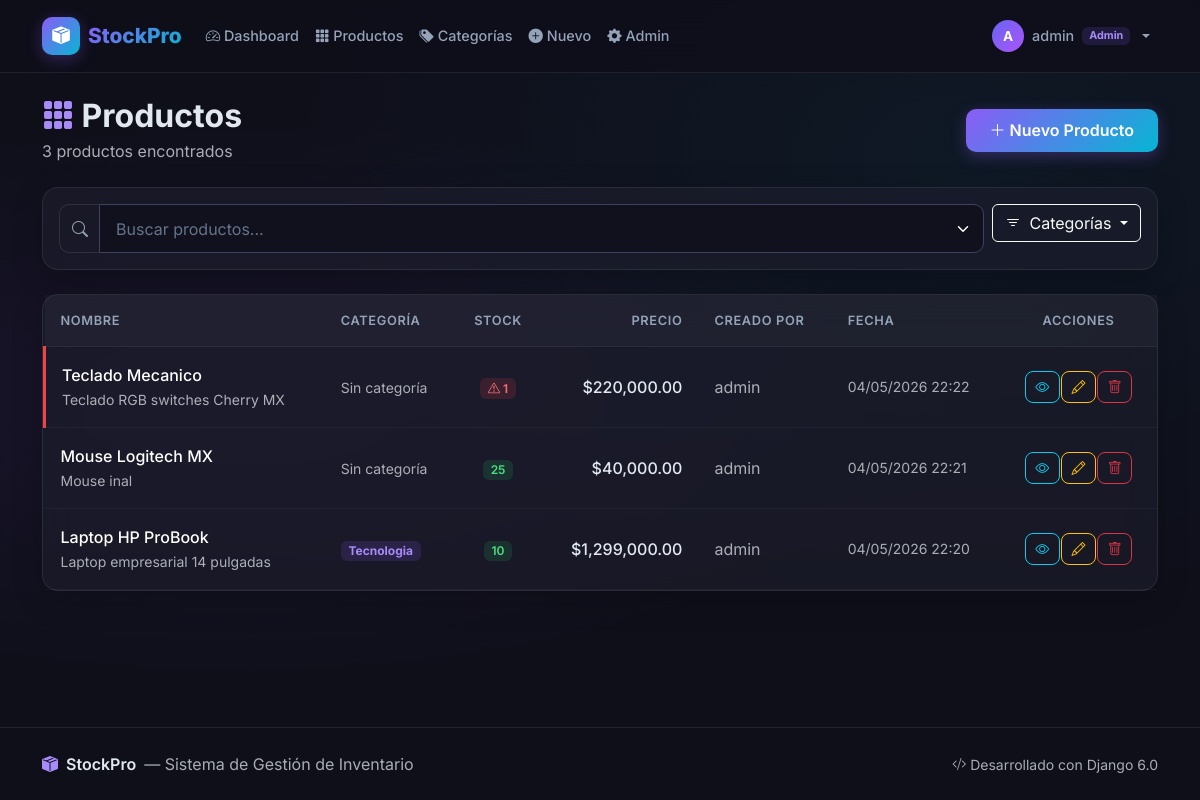
The page /productos/ (signed in) on the database its author committed.
### inventario/models.py (models this page shows, shortened)
class Producto(models.Model):
    nombre = models.CharField(
        max_length=200,
        verbose_name='Nombre del producto'
    )
    descripcion = models.TextField(
        blank=True,
        default='',
        verbose_name='Descripción'
    )
    cantidad = models.PositiveIntegerField(
        default=0,
        verbose_name='Cantidad en stock'
    )
    precio = models.DecimalField(
        max_digits=10,
        decimal_places=2,
        verbose_name='Precio unitario'
    )
    fecha_creacion = models.DateTimeField(
        auto_now_add=True,
        verbose_name='Fecha de creación'
    )
    fecha_actualizacion = models.DateTimeField(
        auto_now=True,
        verbose_name='Última actualización'
    )
    usuario = models.ForeignKey(
        User,
        on_delete=models.CASCADE,
        related_name='productos',
        verbose_name='Creado por'
    )
    categoria = models.ForeignKey(
        Categoria,
        on_delete=models.SET_NULL,
        null=True,
        blank=True,
        related_name='productos',
        verbose_name='Categoría'
    )
    class Meta:
        ordering = ['-fecha_creacion']
        verbose_name = 'Producto'
        verbose_name_plural = 'Productos'
    @property
    def stock_bajo(self):
        umbral = getattr(settings, 'STOCK_BAJO_UMBRAL', 5)
        return self.cantidad < umbral

class Categoria(models.Model):
    nombre = models.CharField(
        max_length=100,
        unique=True,
        verbose_name='Nombre de la categoría'
    )
    descripcion = models.TextField(
        blank=True,
        default='',
        verbose_name='Descripción'
    )
    class Meta:
        verbose_name = 'Categoría'
        verbose_name_plural = 'Categorías'
        ordering = ['nombre']

### inventario/views.py (the view)
# urls.py: path('productos/', views.producto_lista, name='producto_lista'),
@login_required
def producto_lista(request):
    if request.user.is_staff:
        productos = Producto.objects.all()
    else:
        productos = Producto.objects.filter(usuario=request.user)
    query = request.GET.get('q', '').strip()
    if query:
        productos = productos.filter(
            Q(nombre__icontains=query) | Q(descripcion__icontains=query)
        )
    categoria_id = request.GET.get('categoria')
    if categoria_id:
        productos = productos.filter(categoria_id=categoria_id)
    paginator = Paginator(productos, 10)
    page_number = request.GET.get('page')
    page_obj = paginator.get_page(page_number)
    context = {
        'page_obj': page_obj,
        'query': query,
        'total_resultados': paginator.count,
        'categorias': Categoria.objects.all(),
        'categoria_actual': int(categoria_id) if categoria_id and categoria_id.isdigit() else None,
    }
    return render(request, 'inventario/producto_list.html', context)

### templates/inventario/producto_list.html (shortened to what this page needs)
{% extends 'base.html' %}
{% load inventario_tags %}
{% block content %}
<div class="d-flex flex-column flex-md-row justify-content-between align-items-start align-items-md-center mb-4 gap-3">
    <div>
        <h1 class="h2 fw-bold mb-1"><i class="bi bi-grid-3x3-gap-fill text-purple"></i> Productos</h1>
        <p class="text-muted mb-0">{{ total_resultados }} producto{{ total_resultados|pluralize:"s" }} encontrado{{ total_resultados|pluralize:"s" }}</p>
    </div>
    <a href="{% url 'producto_crear' %}" class="btn btn-gradient" id="btn-nuevo-lista">
        <i class="bi bi-plus-lg"></i> Nuevo Producto
    </a>
</div>
<div class="card glass-card mb-4">
    <div class="card-body p-3">
        <form method="get" action="{% url 'producto_lista' %}" class="d-flex gap-2" id="search-form">
            <div class="input-group">
                <span class="input-group-text bg-transparent border-end-0"><i class="bi bi-search"></i></span>
                <input type="text" name="q" value="{{ query }}" class="form-control border-start-0"
                       placeholder="Buscar productos..." id="search-input" autocomplete="off">
            </div>
            <div class="dropdown" id="category-dropdown-container">
                <button class="btn btn-outline-light dropdown-toggle" type="button" data-bs-toggle="dropdown" aria-expanded="false">
                    <i class="bi bi-filter me-1"></i>
                    {% if categoria_actual %}
                        {% for cat in categorias %}{% if cat.id == categoria_actual %}{{ cat.nombre }}{% endif %}{% endfor %}
                    {% else %}
                        Categorías
                    {% endif %}
                </button>
            </div>
        </form>
    </div>
</div>
{% if page_obj %}
<div class="card glass-card">
    <div class="card-body p-0">
        <div class="table-responsive">
            <table class="table table-custom mb-0" id="tabla-productos">
                <thead>
                    <tr>
                        <th>Nombre</th>
                        <th>Categoría</th>
                        <th class="text-center">Stock</th>
                        <th class="text-end">Precio</th>
                        <th class="d-none d-md-table-cell">Creado por</th>
                        <th class="d-none d-lg-table-cell">Fecha</th>
                        <th class="text-center">Acciones</th>
                    </tr>
                </thead>
                <tbody>
                    {% for producto in page_obj %}
                    <tr class="{% if producto.stock_bajo %}row-stock-bajo{% endif %}" id="producto-row-{{ producto.pk }}">
                        <td>
                            <a href="{% url 'producto_detalle' producto.pk %}" class="text-decoration-none text-white fw-medium">
                                {{ producto.nombre }}
                            </a>
                            {% if producto.descripcion %}
                            <br><small class="text-muted">{{ producto.descripcion|truncatechars:50 }}</small>
                            {% endif %}
                        </td>
                        <td>
                            {% if producto.categoria %}
                            <span class="badge bg-purple-soft">{{ producto.categoria.nombre }}</span>
                            {% else %}
                            <span class="text-muted small">Sin categoría</span>
                            {% endif %}
                        </td>
                        <td class="text-center">
                            {% if producto.stock_bajo %}
                            <span class="badge bg-danger-soft pulse-badge">
                                <i class="bi bi-exclamation-triangle"></i> {{ producto.cantidad }}
                            </span>
                            {% elif producto.cantidad < 10 %}
                            <span class="badge bg-warning-soft">{{ producto.cantidad }}</span>
                            {% else %}
                            <span class="badge bg-success-soft">{{ producto.cantidad }}</span>
                            {% endif %}
                        </td>
                        <td class="text-end fw-medium">{{ producto.precio|currency }}</td>
                        <td class="d-none d-md-table-cell text-muted">{{ producto.usuario.username }}</td>
                        <td class="d-none d-lg-table-cell text-muted small">{{ producto.fecha_creacion|date:"d/m/Y H:i" }}</td>
                        <td class="text-center">
                            <div class="btn-group btn-group-sm">
                                <a href="{% url 'producto_detalle' producto.pk %}" class="btn btn-outline-info btn-sm" title="Ver">
                                    <i class="bi bi-eye"></i>
                                </a>
                                <a href="{% url 'producto_editar' producto.pk %}" class="btn btn-outline-warning btn-sm" title="Editar">
                                    <i class="bi bi-pencil"></i>
                                </a>
                                <a href="{% url 'producto_eliminar' producto.pk %}" class="btn btn-outline-danger btn-sm" title="Eliminar">
                                    <i class="bi bi-trash"></i>
                                </a>
                            </div>
                        </td>
                    </tr>
                    {% endfor %}
                </tbody>
            </table>
        </div>
    </div>
</div>
{% endif %}
{% endblock %}

### templates/base.html (shortened to what this page needs)
{% load static %}
{% load inventario_tags %}
<!DOCTYPE html>
<html lang="es" data-bs-theme="dark">
<head>
    <link href="https://cdn.jsdelivr.net/npm/bootstrap@5.3.3/dist/css/bootstrap.min.css" rel="stylesheet">
    <link href="https://cdn.jsdelivr.net/npm/bootstrap-icons@1.11.3/font/bootstrap-icons.min.css" rel="stylesheet">
    <link rel="stylesheet" href="{% static 'css/styles.css' %}">
</head>
<body>
    <nav class="navbar navbar-expand-lg navbar-custom sticky-top">
        <div class="container">
            <a class="navbar-brand d-flex align-items-center gap-2" href="{% url 'dashboard' %}">
                <div class="brand-icon">
                    <i class="bi bi-box-seam-fill"></i>
                </div>
                <span class="brand-text">StockPro</span>
            </a>
            <div class="collapse navbar-collapse" id="navbarNav">
                {% if user.is_authenticated %}
                <ul class="navbar-nav me-auto">
                    <li class="nav-item">
                        <a class="nav-link" href="{% url 'dashboard' %}" id="nav-dashboard">
                            <i class="bi bi-speedometer2"></i> Dashboard
                        </a>
                    </li>
                    <li class="nav-item">
                        <a class="nav-link" href="{% url 'producto_lista' %}" id="nav-productos">
                            <i class="bi bi-grid-3x3-gap-fill"></i> Productos
                        </a>
                    </li>
                    <li class="nav-item">
                        <a class="nav-link" href="{% url 'categoria_lista' %}" id="nav-categorias">
                            <i class="bi bi-tags-fill"></i> Categorías
                        </a>
                    </li>
                    <li class="nav-item">
                        <a class="nav-link" href="{% url 'producto_crear' %}" id="nav-nuevo">
                            <i class="bi bi-plus-circle-fill"></i> Nuevo
                        </a>
                    </li>
                    {% if user.is_staff %}
                    <li class="nav-item">
                        <a class="nav-link" href="{% url 'admin:index' %}" id="nav-admin" target="_blank">
                            <i class="bi bi-gear-fill"></i> Admin
                        </a>
                    </li>
                    {% endif %}
                </ul>
                <div class="navbar-nav">
                    <div class="nav-item dropdown">
                        <a class="nav-link dropdown-toggle d-flex align-items-center gap-2" href="#" role="button"
                           data-bs-toggle="dropdown" id="user-dropdown">
                            <div class="user-avatar">
                                {{ user.username|first|upper }}
                            </div>
                            <span>{{ user.username }}</span>
                            {% if user.is_staff %}
                            <span class="badge bg-purple-soft">Admin</span>
                            {% endif %}
                        </a>
                    </div>
                </div>
                {% endif %}
            </div>
        </div>
    </nav>
    <main class="main-content">
        <div class="container py-4">
            {% block content %}{% endblock %}
        </div>
    </main>
    <footer class="footer-custom">
        <div class="container">
            <div class="d-flex flex-column flex-md-row justify-content-between align-items-center gap-2">
                <div class="d-flex align-items-center gap-2">
                    <i class="bi bi-box-seam-fill text-purple"></i>
                    <span class="fw-semibold">StockPro</span>
                    <span class="text-muted">— Sistema de Gestión de Inventario</span>
                </div>
                <div class="text-muted small">
                    <i class="bi bi-code-slash"></i> Desarrollado con Django {{ django_version|default:"6.0" }}
                </div>
            </div>
        </div>
    </footer>
</body>
</html>

### rows shown on the page
Producto: nombre "Teclado Mecanico", descripcion "Teclado RGB switches Cherry MX", shows "Sin categoría", cantidad "1", precio "$220,000.00", usuario.username "admin", fecha_creacion "04/05/2026 22:22"
Producto: nombre "Mouse Logitech MX", descripcion "Mouse inal", shows "Sin categoría", cantidad "25", precio "$40,000.00", usuario.username "admin", fecha_creacion "04/05/2026 22:21"
Producto: nombre "Laptop HP ProBook", descripcion "Laptop empresarial 14 pulgadas", categoria.nombre "Tecnologia", cantidad "10", precio "$1,299,000.00", usuario.username "admin", fecha_creacion "04/05/2026 22:20"

### other values the page prints
{{ user.username|first|upper }} "A"
{{ user.username }} "admin"
{{ total_resultados }} "3"
{{ django_version|default:"6.0" }} "6.0"
